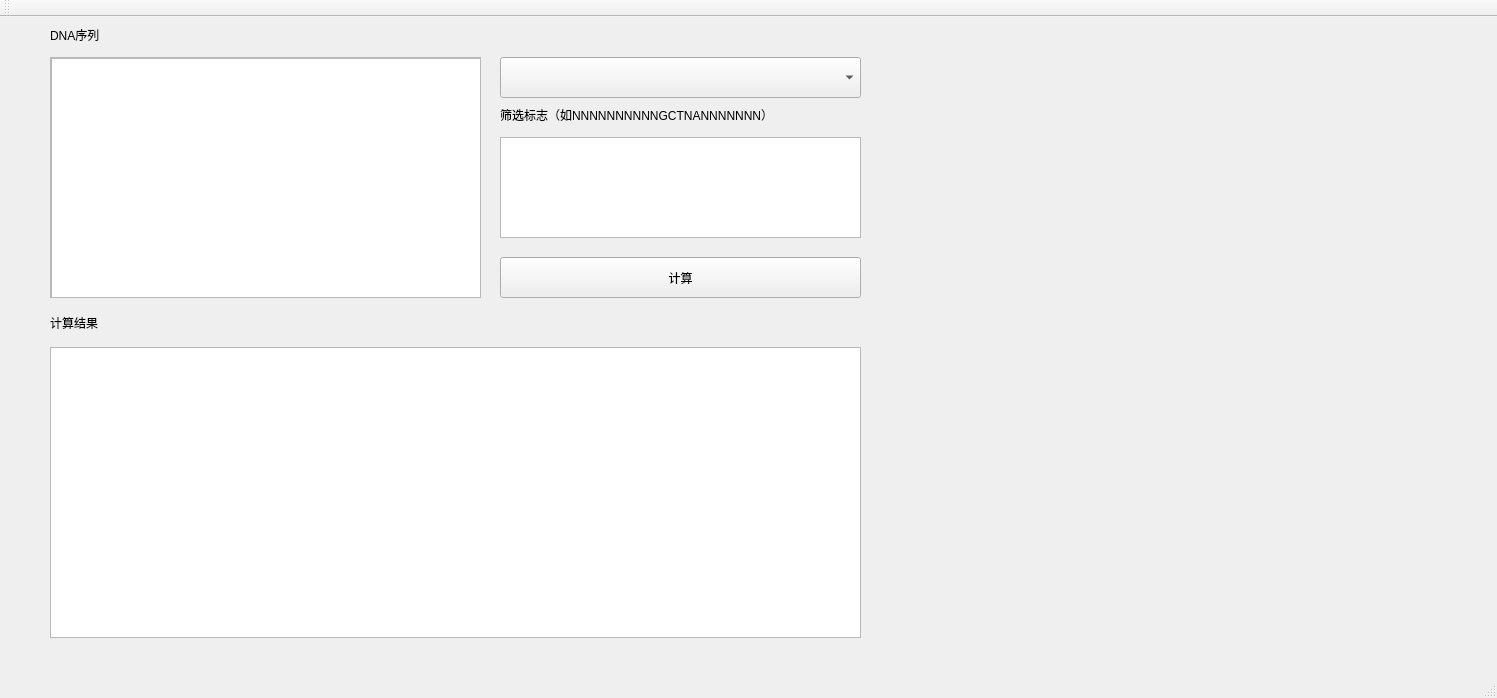
<?xml version="1.0" encoding="UTF-8"?>
<ui version="4.0">
 <class>MainWindow</class>
 <widget class="QMainWindow" name="MainWindow">
  <property name="geometry">
   <rect>
    <x>0</x>
    <y>0</y>
    <width>1497</width>
    <height>698</height>
   </rect>
  </property>
  <property name="windowTitle">
   <string>RibozymeCalculator</string>
  </property>
  <widget class="QWidget" name="centralWidget">
   <property name="enabled">
    <bool>true</bool>
   </property>
   <widget class="QLabel" name="label">
    <property name="geometry">
     <rect>
      <x>50</x>
      <y>10</y>
      <width>72</width>
      <height>15</height>
     </rect>
    </property>
    <property name="text">
     <string>DNA序列</string>
    </property>
   </widget>
   <widget class="QLabel" name="label_2">
    <property name="enabled">
     <bool>true</bool>
    </property>
    <property name="geometry">
     <rect>
      <x>500</x>
      <y>90</y>
      <width>281</width>
      <height>16</height>
     </rect>
    </property>
    <property name="text">
     <string>筛选标志（如NNNNNNNNNNGCTNANNNNNNN）</string>
    </property>
   </widget>
   <widget class="QScrollArea" name="scrollArea">
    <property name="geometry">
     <rect>
      <x>50</x>
      <y>40</y>
      <width>431</width>
      <height>241</height>
     </rect>
    </property>
    <property name="widgetResizable">
     <bool>true</bool>
    </property>
    <widget class="QWidget" name="scrollAreaWidgetContents">
     <property name="geometry">
      <rect>
       <x>0</x>
       <y>0</y>
       <width>429</width>
       <height>239</height>
      </rect>
     </property>
     <widget class="QTextEdit" name="DNAseq">
      <property name="geometry">
       <rect>
        <x>0</x>
        <y>0</y>
        <width>431</width>
        <height>241</height>
       </rect>
      </property>
     </widget>
    </widget>
   </widget>
   <widget class="QComboBox" name="comboBox">
    <property name="geometry">
     <rect>
      <x>500</x>
      <y>40</y>
      <width>361</width>
      <height>41</height>
     </rect>
    </property>
    <property name="font">
     <font>
      <family>Times New Roman</family>
      <pointsize>16</pointsize>
      <weight>50</weight>
      <bold>false</bold>
     </font>
    </property>
   </widget>
   <widget class="QTableView" name="ResultView">
    <property name="enabled">
     <bool>true</bool>
    </property>
    <property name="geometry">
     <rect>
      <x>50</x>
      <y>330</y>
      <width>811</width>
      <height>291</height>
     </rect>
    </property>
   </widget>
   <widget class="QLabel" name="label_3">
    <property name="geometry">
     <rect>
      <x>50</x>
      <y>290</y>
      <width>72</width>
      <height>31</height>
     </rect>
    </property>
    <property name="text">
     <string>计算结果</string>
    </property>
   </widget>
   <widget class="QTextEdit" name="TarRNA">
    <property name="geometry">
     <rect>
      <x>500</x>
      <y>120</y>
      <width>361</width>
      <height>101</height>
     </rect>
    </property>
    <property name="font">
     <font>
      <family>Times New Roman</family>
      <pointsize>12</pointsize>
     </font>
    </property>
   </widget>
   <widget class="QPushButton" name="calculate">
    <property name="geometry">
     <rect>
      <x>500</x>
      <y>240</y>
      <width>361</width>
      <height>41</height>
     </rect>
    </property>
    <property name="text">
     <string>计算</string>
    </property>
   </widget>
   <widget class="QWidget" name="Picture" native="true">
    <property name="geometry">
     <rect>
      <x>900</x>
      <y>40</y>
      <width>551</width>
      <height>581</height>
     </rect>
    </property>
   </widget>
   <zorder>Picture</zorder>
   <zorder>label</zorder>
   <zorder>label_2</zorder>
   <zorder>scrollArea</zorder>
   <zorder>comboBox</zorder>
   <zorder>ResultView</zorder>
   <zorder>label_3</zorder>
   <zorder>TarRNA</zorder>
   <zorder>calculate</zorder>
  </widget>
  <widget class="QMenuBar" name="menuBar">
   <property name="geometry">
    <rect>
     <x>0</x>
     <y>0</y>
     <width>1497</width>
     <height>23</height>
    </rect>
   </property>
  </widget>
  <widget class="QToolBar" name="mainToolBar">
   <attribute name="toolBarArea">
    <enum>TopToolBarArea</enum>
   </attribute>
   <attribute name="toolBarBreak">
    <bool>false</bool>
   </attribute>
  </widget>
  <widget class="QStatusBar" name="statusBar"/>
 </widget>
 <layoutdefault spacing="6" margin="11"/>
 <resources/>
 <connections/>
</ui>
